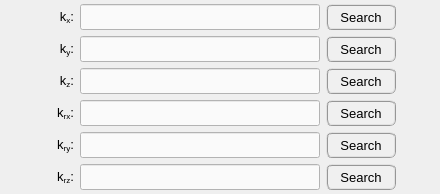
                   <widget class="QWidget" name="tab_spring_table">
                    <attribute name="title">
                     <string>Spring</string>
                    </attribute>
                    <layout class="QGridLayout" name="gridLayout_25">
                     <property name="leftMargin">
                      <number>4</number>
                     </property>
                     <property name="topMargin">
                      <number>4</number>
                     </property>
                     <property name="rightMargin">
                      <number>4</number>
                     </property>
                     <property name="bottomMargin">
                      <number>4</number>
                     </property>
                     <item row="0" column="2">
                      <widget class="QLineEdit" name="lineEdit_path_table_Kx">
                       <property name="enabled">
                        <bool>true</bool>
                       </property>
                       <property name="minimumSize">
                        <size>
                         <width>240</width>
                         <height>26</height>
                        </size>
                       </property>
                       <property name="maximumSize">
                        <size>
                         <width>250</width>
                         <height>26</height>
                        </size>
                       </property>
                       <property name="sizeIncrement">
                        <size>
                         <width>0</width>
                         <height>0</height>
                        </size>
                       </property>
                       <property name="font">
                        <font>
                         <pointsize>9</pointsize>
                        </font>
                       </property>
                       <property name="styleSheet">
                        <string notr="true">QLineEdit{color: rgb(0, 0, 0); background-color: rgb(250, 250, 250)}
QLineEdit:disabled{color: rgb(100, 100, 100); background-color: rgb(240, 240, 240)}</string>
                       </property>
                       <property name="alignment">
                        <set>Qt::AlignCenter</set>
                       </property>
                      </widget>
                     </item>
                     <item row="0" column="3">
                      <widget class="QPushButton" name="pushButton_load_Kx_table">
                       <property name="enabled">
                        <bool>true</bool>
                       </property>
                       <property name="sizePolicy">
                        <sizepolicy hsizetype="Expanding" vsizetype="Fixed">
                         <horstretch>0</horstretch>
                         <verstretch>0</verstretch>
                        </sizepolicy>
                       </property>
                       <property name="minimumSize">
                        <size>
                         <width>70</width>
                         <height>26</height>
                        </size>
                       </property>
                       <property name="maximumSize">
                        <size>
                         <width>70</width>
                         <height>16777215</height>
                        </size>
                       </property>
                       <property name="font">
                        <font>
                         <pointsize>10</pointsize>
                        </font>
                       </property>
                       <property name="styleSheet">
                        <string notr="true">QPushButton{border-radius: 6px; border-color: rgb(150, 150, 150); border-style: ridge; border-width: 2px; color: rgb(0, 0, 0); background-color: rgb(240, 240, 240)}
QPushButton:hover{border-radius: 6px; border-color: rgb(0, 170, 255); border-style: ridge; border-width: 2px; color: rgb(0, 0, 0); background-color: rgba(174, 213, 255, 100)}
QPushButton:pressed{border-radius: 6px; border-color: rgb(0, 170, 255); border-style: ridge; border-width: 2px; color: rgb(0, 0, 0); background-color: rgb(174, 213, 255)}
QPushButton:disabled{border-radius: 6px; border-color: rgb(150, 150, 150); border-style: ridge; border-width: 0px; color: rgb(150,150, 150); background-color: rgb(220, 220, 220)}</string>
                       </property>
                       <property name="text">
                        <string>Search</string>
                       </property>
                      </widget>
                     </item>
                     <item row="0" column="1">
                      <widget class="QLabel" name="label_117">
                       <property name="enabled">
                        <bool>true</bool>
                       </property>
                       <property name="minimumSize">
                        <size>
                         <width>30</width>
                         <height>26</height>
                        </size>
                       </property>
                       <property name="maximumSize">
                        <size>
                         <width>30</width>
                         <height>26</height>
                        </size>
                       </property>
                       <property name="font">
                        <font>
                         <pointsize>10</pointsize>
                        </font>
                       </property>
                       <property name="mouseTracking">
                        <bool>true</bool>
                       </property>
                       <property name="text">
                        <string>&lt;html&gt;&lt;head/&gt;&lt;body&gt;&lt;p align=&quot;right&quot;&gt;&lt;span style=&quot; font-weight:400; font-style:normal;&quot;&gt;k&lt;/span&gt;&lt;span style=&quot; font-weight:400; font-style:normal; vertical-align:sub;&quot;&gt;x&lt;/span&gt;&lt;span style=&quot; font-weight:400; font-style:normal;&quot;&gt;:&lt;/span&gt;&lt;/p&gt;&lt;/body&gt;&lt;/html&gt;</string>
                       </property>
                       <property name="alignment">
                        <set>Qt::AlignCenter</set>
                       </property>
                      </widget>
                     </item>
                     <item row="1" column="3">
                      <widget class="QPushButton" name="pushButton_load_Ky_table">
                       <property name="enabled">
                        <bool>true</bool>
                       </property>
                       <property name="sizePolicy">
                        <sizepolicy hsizetype="Expanding" vsizetype="Fixed">
                         <horstretch>0</horstretch>
                         <verstretch>0</verstretch>
                        </sizepolicy>
                       </property>
                       <property name="minimumSize">
                        <size>
                         <width>70</width>
                         <height>26</height>
                        </size>
                       </property>
                       <property name="maximumSize">
                        <size>
                         <width>70</width>
                         <height>16777215</height>
                        </size>
                       </property>
                       <property name="font">
                        <font>
                         <pointsize>10</pointsize>
                        </font>
                       </property>
                       <property name="styleSheet">
                        <string notr="true">QPushButton{border-radius: 6px; border-color: rgb(150, 150, 150); border-style: ridge; border-width: 2px; color: rgb(0, 0, 0); background-color: rgb(240, 240, 240)}
QPushButton:hover{border-radius: 6px; border-color: rgb(0, 170, 255); border-style: ridge; border-width: 2px; color: rgb(0, 0, 0); background-color: rgba(174, 213, 255, 100)}
QPushButton:pressed{border-radius: 6px; border-color: rgb(0, 170, 255); border-style: ridge; border-width: 2px; color: rgb(0, 0, 0); background-color: rgb(174, 213, 255)}
QPushButton:disabled{border-radius: 6px; border-color: rgb(150, 150, 150); border-style: ridge; border-width: 0px; color: rgb(150,150, 150); background-color: rgb(220, 220, 220)}</string>
                       </property>
                       <property name="text">
                        <string>Search</string>
                       </property>
                      </widget>
                     </item>
                     <item row="2" column="3">
                      <widget class="QPushButton" name="pushButton_load_Kz_table">
                       <property name="enabled">
                        <bool>true</bool>
                       </property>
                       <property name="sizePolicy">
                        <sizepolicy hsizetype="Expanding" vsizetype="Fixed">
                         <horstretch>0</horstretch>
                         <verstretch>0</verstretch>
                        </sizepolicy>
                       </property>
                       <property name="minimumSize">
                        <size>
                         <width>70</width>
                         <height>26</height>
                        </size>
                       </property>
                       <property name="maximumSize">
                        <size>
                         <width>70</width>
                         <height>16777215</height>
                        </size>
                       </property>
                       <property name="font">
                        <font>
                         <pointsize>10</pointsize>
                        </font>
                       </property>
                       <property name="styleSheet">
                        <string notr="true">QPushButton{border-radius: 6px; border-color: rgb(150, 150, 150); border-style: ridge; border-width: 2px; color: rgb(0, 0, 0); background-color: rgb(240, 240, 240)}
QPushButton:hover{border-radius: 6px; border-color: rgb(0, 170, 255); border-style: ridge; border-width: 2px; color: rgb(0, 0, 0); background-color: rgba(174, 213, 255, 100)}
QPushButton:pressed{border-radius: 6px; border-color: rgb(0, 170, 255); border-style: ridge; border-width: 2px; color: rgb(0, 0, 0); background-color: rgb(174, 213, 255)}
QPushButton:disabled{border-radius: 6px; border-color: rgb(150, 150, 150); border-style: ridge; border-width: 0px; color: rgb(150,150, 150); background-color: rgb(220, 220, 220)}</string>
                       </property>
                       <property name="text">
                        <string>Search</string>
                       </property>
                      </widget>
                     </item>
                     <item row="2" column="2">
                      <widget class="QLineEdit" name="lineEdit_path_table_Kz">
                       <property name="enabled">
                        <bool>true</bool>
                       </property>
                       <property name="minimumSize">
                        <size>
                         <width>240</width>
                         <height>26</height>
                        </size>
                       </property>
                       <property name="maximumSize">
                        <size>
                         <width>250</width>
                         <height>26</height>
                        </size>
                       </property>
                       <property name="sizeIncrement">
                        <size>
                         <width>0</width>
                         <height>0</height>
                        </size>
                       </property>
                       <property name="font">
                        <font>
                         <pointsize>9</pointsize>
                        </font>
                       </property>
                       <property name="styleSheet">
                        <string notr="true">QLineEdit{color: rgb(0, 0, 0); background-color: rgb(250, 250, 250)}
QLineEdit:disabled{color: rgb(100, 100, 100); background-color: rgb(240, 240, 240)}</string>
                       </property>
                       <property name="alignment">
                        <set>Qt::AlignCenter</set>
                       </property>
                      </widget>
                     </item>
                     <item row="3" column="3">
                      <widget class="QPushButton" name="pushButton_load_Krx_table">
                       <property name="enabled">
                        <bool>true</bool>
                       </property>
                       <property name="sizePolicy">
                        <sizepolicy hsizetype="Expanding" vsizetype="Fixed">
                         <horstretch>0</horstretch>
                         <verstretch>0</verstretch>
                        </sizepolicy>
                       </property>
                       <property name="minimumSize">
                        <size>
                         <width>70</width>
                         <height>26</height>
                        </size>
                       </property>
                       <property name="maximumSize">
                        <size>
                         <width>70</width>
                         <height>16777215</height>
                        </size>
                       </property>
                       <property name="font">
                        <font>
                         <pointsize>10</pointsize>
                        </font>
                       </property>
                       <property name="styleSheet">
                        <string notr="true">QPushButton{border-radius: 6px; border-color: rgb(150, 150, 150); border-style: ridge; border-width: 2px; color: rgb(0, 0, 0); background-color: rgb(240, 240, 240)}
QPushButton:hover{border-radius: 6px; border-color: rgb(0, 170, 255); border-style: ridge; border-width: 2px; color: rgb(0, 0, 0); background-color: rgba(174, 213, 255, 100)}
QPushButton:pressed{border-radius: 6px; border-color: rgb(0, 170, 255); border-style: ridge; border-width: 2px; color: rgb(0, 0, 0); background-color: rgb(174, 213, 255)}
QPushButton:disabled{border-radius: 6px; border-color: rgb(150, 150, 150); border-style: ridge; border-width: 0px; color: rgb(150,150, 150); background-color: rgb(220, 220, 220)}</string>
                       </property>
                       <property name="text">
                        <string>Search</string>
                       </property>
                      </widget>
                     </item>
                     <item row="4" column="1">
                      <widget class="QLabel" name="label_118">
                       <property name="enabled">
                        <bool>true</bool>
                       </property>
                       <property name="minimumSize">
                        <size>
                         <width>30</width>
                         <height>26</height>
                        </size>
                       </property>
                       <property name="maximumSize">
                        <size>
                         <width>30</width>
                         <height>26</height>
                        </size>
                       </property>
                       <property name="font">
                        <font>
                         <pointsize>10</pointsize>
                        </font>
                       </property>
                       <property name="mouseTracking">
                        <bool>true</bool>
                       </property>
                       <property name="text">
                        <string>&lt;html&gt;&lt;head/&gt;&lt;body&gt;&lt;p align=&quot;right&quot;&gt;k&lt;span style=&quot; vertical-align:sub;&quot;&gt;ry&lt;/span&gt;:&lt;/p&gt;&lt;/body&gt;&lt;/html&gt;</string>
                       </property>
                       <property name="alignment">
                        <set>Qt::AlignCenter</set>
                       </property>
                      </widget>
                     </item>
                     <item row="1" column="2">
                      <widget class="QLineEdit" name="lineEdit_path_table_Ky">
                       <property name="enabled">
                        <bool>true</bool>
                       </property>
                       <property name="minimumSize">
                        <size>
                         <width>240</width>
                         <height>26</height>
                        </size>
                       </property>
                       <property name="maximumSize">
                        <size>
                         <width>250</width>
                         <height>26</height>
                        </size>
                       </property>
                       <property name="sizeIncrement">
                        <size>
                         <width>0</width>
                         <height>0</height>
                        </size>
                       </property>
                       <property name="font">
                        <font>
                         <pointsize>9</pointsize>
                        </font>
                       </property>
                       <property name="styleSheet">
                        <string notr="true">QLineEdit{color: rgb(0, 0, 0); background-color: rgb(250, 250, 250)}
QLineEdit:disabled{color: rgb(100, 100, 100); background-color: rgb(240, 240, 240)}</string>
                       </property>
                       <property name="alignment">
                        <set>Qt::AlignCenter</set>
                       </property>
                      </widget>
                     </item>
                     <item row="1" column="1">
                      <widget class="QLabel" name="label_132">
                       <property name="enabled">
                        <bool>true</bool>
                       </property>
                       <property name="minimumSize">
                        <size>
                         <width>30</width>
                         <height>26</height>
                        </size>
                       </property>
                       <property name="maximumSize">
                        <size>
                         <width>30</width>
                         <height>26</height>
                        </size>
                       </property>
                       <property name="font">
                        <font>
                         <pointsize>10</pointsize>
                        </font>
                       </property>
                       <property name="mouseTracking">
                        <bool>true</bool>
                       </property>
                       <property name="text">
                        <string>&lt;html&gt;&lt;head/&gt;&lt;body&gt;&lt;p align=&quot;right&quot;&gt;k&lt;span style=&quot; vertical-align:sub;&quot;&gt;y&lt;/span&gt;:&lt;/p&gt;&lt;/body&gt;&lt;/html&gt;</string>
                       </property>
                       <property name="alignment">
                        <set>Qt::AlignCenter</set>
                       </property>
                      </widget>
                     </item>
                     <item row="4" column="3">
                      <widget class="QPushButton" name="pushButton_load_Kry_table">
                       <property name="enabled">
                        <bool>true</bool>
                       </property>
                       <property name="sizePolicy">
                        <sizepolicy hsizetype="Expanding" vsizetype="Fixed">
                         <horstretch>0</horstretch>
                         <verstretch>0</verstretch>
                        </sizepolicy>
                       </property>
                       <property name="minimumSize">
                        <size>
                         <width>70</width>
                         <height>26</height>
                        </size>
                       </property>
                       <property name="maximumSize">
                        <size>
                         <width>70</width>
                         <height>16777215</height>
                        </size>
                       </property>
                       <property name="font">
                        <font>
                         <pointsize>10</pointsize>
                        </font>
                       </property>
                       <property name="styleSheet">
                        <string notr="true">QPushButton{border-radius: 6px; border-color: rgb(150, 150, 150); border-style: ridge; border-width: 2px; color: rgb(0, 0, 0); background-color: rgb(240, 240, 240)}
QPushButton:hover{border-radius: 6px; border-color: rgb(0, 170, 255); border-style: ridge; border-width: 2px; color: rgb(0, 0, 0); background-color: rgba(174, 213, 255, 100)}
QPushButton:pressed{border-radius: 6px; border-color: rgb(0, 170, 255); border-style: ridge; border-width: 2px; color: rgb(0, 0, 0); background-color: rgb(174, 213, 255)}
QPushButton:disabled{border-radius: 6px; border-color: rgb(150, 150, 150); border-style: ridge; border-width: 0px; color: rgb(150,150, 150); background-color: rgb(220, 220, 220)}</string>
                       </property>
                       <property name="text">
                        <string>Search</string>
                       </property>
                      </widget>
                     </item>
                     <item row="5" column="1">
                      <widget class="QLabel" name="label_119">
                       <property name="enabled">
                        <bool>true</bool>
                       </property>
                       <property name="minimumSize">
                        <size>
                         <width>30</width>
                         <height>26</height>
                        </size>
                       </property>
                       <property name="maximumSize">
                        <size>
                         <width>30</width>
                         <height>26</height>
                        </size>
                       </property>
                       <property name="font">
                        <font>
                         <pointsize>10</pointsize>
                        </font>
                       </property>
                       <property name="mouseTracking">
                        <bool>true</bool>
                       </property>
                       <property name="text">
                        <string>&lt;html&gt;&lt;head/&gt;&lt;body&gt;&lt;p align=&quot;right&quot;&gt;k&lt;span style=&quot; vertical-align:sub;&quot;&gt;rz&lt;/span&gt;:&lt;/p&gt;&lt;/body&gt;&lt;/html&gt;</string>
                       </property>
                       <property name="alignment">
                        <set>Qt::AlignCenter</set>
                       </property>
                      </widget>
                     </item>
                     <item row="3" column="1">
                      <widget class="QLabel" name="label_135">
                       <property name="enabled">
                        <bool>true</bool>
                       </property>
                       <property name="minimumSize">
                        <size>
                         <width>30</width>
                         <height>26</height>
                        </size>
                       </property>
                       <property name="maximumSize">
                        <size>
                         <width>30</width>
                         <height>26</height>
                        </size>
                       </property>
                       <property name="font">
                        <font>
                         <pointsize>10</pointsize>
                        </font>
                       </property>
                       <property name="mouseTracking">
                        <bool>true</bool>
                       </property>
                       <property name="text">
                        <string>&lt;html&gt;&lt;head/&gt;&lt;body&gt;&lt;p align=&quot;right&quot;&gt;k&lt;span style=&quot; vertical-align:sub;&quot;&gt;rx&lt;/span&gt;:&lt;/p&gt;&lt;/body&gt;&lt;/html&gt;</string>
                       </property>
                       <property name="alignment">
                        <set>Qt::AlignCenter</set>
                       </property>
                      </widget>
                     </item>
                     <item row="5" column="2">
                      <widget class="QLineEdit" name="lineEdit_path_table_Krz">
                       <property name="enabled">
                        <bool>true</bool>
                       </property>
                       <property name="minimumSize">
                        <size>
                         <width>240</width>
                         <height>26</height>
                        </size>
                       </property>
                       <property name="maximumSize">
                        <size>
                         <width>250</width>
                         <height>26</height>
                        </size>
                       </property>
                       <property name="sizeIncrement">
                        <size>
                         <width>0</width>
                         <height>0</height>
                        </size>
                       </property>
                       <property name="font">
                        <font>
                         <pointsize>9</pointsize>
                        </font>
                       </property>
                       <property name="styleSheet">
                        <string notr="true">QLineEdit{color: rgb(0, 0, 0); background-color: rgb(250, 250, 250)}
QLineEdit:disabled{color: rgb(100, 100, 100); background-color: rgb(240, 240, 240)}</string>
                       </property>
                       <property name="alignment">
                        <set>Qt::AlignCenter</set>
                       </property>
                      </widget>
                     </item>
                     <item row="5" column="3">
                      <widget class="QPushButton" name="pushButton_load_Krz_table">
                       <property name="enabled">
                        <bool>true</bool>
                       </property>
                       <property name="sizePolicy">
                        <sizepolicy hsizetype="Expanding" vsizetype="Fixed">
                         <horstretch>0</horstretch>
                         <verstretch>0</verstretch>
                        </sizepolicy>
                       </property>
                       <property name="minimumSize">
                        <size>
                         <width>70</width>
                         <height>26</height>
                        </size>
                       </property>
                       <property name="maximumSize">
                        <size>
                         <width>70</width>
                         <height>16777215</height>
                        </size>
                       </property>
                       <property name="font">
                        <font>
                         <pointsize>10</pointsize>
                        </font>
                       </property>
                       <property name="styleSheet">
                        <string notr="true">QPushButton{border-radius: 6px; border-color: rgb(150, 150, 150); border-style: ridge; border-width: 2px; color: rgb(0, 0, 0); background-color: rgb(240, 240, 240)}
QPushButton:hover{border-radius: 6px; border-color: rgb(0, 170, 255); border-style: ridge; border-width: 2px; color: rgb(0, 0, 0); background-color: rgba(174, 213, 255, 100)}
QPushButton:pressed{border-radius: 6px; border-color: rgb(0, 170, 255); border-style: ridge; border-width: 2px; color: rgb(0, 0, 0); background-color: rgb(174, 213, 255)}
QPushButton:disabled{border-radius: 6px; border-color: rgb(150, 150, 150); border-style: ridge; border-width: 0px; color: rgb(150,150, 150); background-color: rgb(220, 220, 220)}</string>
                       </property>
                       <property name="text">
                        <string>Search</string>
                       </property>
                      </widget>
                     </item>
                     <item row="2" column="1">
                      <widget class="QLabel" name="label_134">
                       <property name="enabled">
                        <bool>true</bool>
                       </property>
                       <property name="minimumSize">
                        <size>
                         <width>30</width>
                         <height>26</height>
                        </size>
                       </property>
                       <property name="maximumSize">
                        <size>
                         <width>30</width>
                         <height>26</height>
                        </size>
                       </property>
                       <property name="font">
                        <font>
                         <pointsize>10</pointsize>
                        </font>
                       </property>
                       <property name="mouseTracking">
                        <bool>true</bool>
                       </property>
                       <property name="text">
                        <string>&lt;html&gt;&lt;head/&gt;&lt;body&gt;&lt;p align=&quot;right&quot;&gt;k&lt;span style=&quot; vertical-align:sub;&quot;&gt;z&lt;/span&gt;:&lt;/p&gt;&lt;/body&gt;&lt;/html&gt;</string>
                       </property>
                       <property name="alignment">
                        <set>Qt::AlignCenter</set>
                       </property>
                      </widget>
                     </item>
                     <item row="3" column="2">
                      <widget class="QLineEdit" name="lineEdit_path_table_Krx">
                       <property name="enabled">
                        <bool>true</bool>
                       </property>
                       <property name="minimumSize">
                        <size>
                         <width>240</width>
                         <height>26</height>
                        </size>
                       </property>
                       <property name="maximumSize">
                        <size>
                         <width>250</width>
                         <height>26</height>
                        </size>
                       </property>
                       <property name="sizeIncrement">
                        <size>
                         <width>0</width>
                         <height>0</height>
                        </size>
                       </property>
                       <property name="font">
                        <font>
                         <pointsize>9</pointsize>
                        </font>
                       </property>
                       <property name="styleSheet">
                        <string notr="true">QLineEdit{color: rgb(0, 0, 0); background-color: rgb(250, 250, 250)}
QLineEdit:disabled{color: rgb(100, 100, 100); background-color: rgb(240, 240, 240)}</string>
                       </property>
                       <property name="alignment">
                        <set>Qt::AlignCenter</set>
                       </property>
                      </widget>
                     </item>
                     <item row="4" column="2">
                      <widget class="QLineEdit" name="lineEdit_path_table_Kry">
                       <property name="enabled">
                        <bool>true</bool>
                       </property>
                       <property name="minimumSize">
                        <size>
                         <width>240</width>
                         <height>26</height>
                        </size>
                       </property>
                       <property name="maximumSize">
                        <size>
                         <width>250</width>
                         <height>26</height>
                        </size>
                       </property>
                       <property name="sizeIncrement">
                        <size>
                         <width>0</width>
                         <height>0</height>
                        </size>
                       </property>
                       <property name="font">
                        <font>
                         <pointsize>9</pointsize>
                        </font>
                       </property>
                       <property name="styleSheet">
                        <string notr="true">QLineEdit{color: rgb(0, 0, 0); background-color: rgb(250, 250, 250)}
QLineEdit:disabled{color: rgb(100, 100, 100); background-color: rgb(240, 240, 240)}</string>
                       </property>
                       <property name="alignment">
                        <set>Qt::AlignCenter</set>
                       </property>
                      </widget>
                     </item>
                     <item row="0" column="0">
                      <spacer name="horizontalSpacer_19">
                       <property name="orientation">
                        <enum>Qt::Horizontal</enum>
                       </property>
                       <property name="sizeHint" stdset="0">
                        <size>
                         <width>40</width>
                         <height>20</height>
                        </size>
                       </property>
                      </spacer>
                     </item>
                     <item row="0" column="4">
                      <spacer name="horizontalSpacer_20">
                       <property name="orientation">
                        <enum>Qt::Horizontal</enum>
                       </property>
                       <property name="sizeHint" stdset="0">
                        <size>
                         <width>40</width>
                         <height>20</height>
                        </size>
                       </property>
                      </spacer>
                     </item>
                    </layout>
                   </widget>
